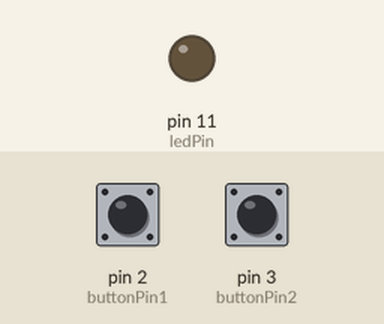
The sketch below on a simulated Arduino Uno, built with avr-gcc and run on an emulated ATmega328P. Shown: output pins drawn as LEDs (lit = HIGH). The test bench sets the inputs (shaded band); at power-on: pin 2 (buttonPin1) HIGH, pin 3 (buttonPin2) HIGH.

Above: at 1.2 s.
1.3 s: pin 2 (buttonPin1) pulled LOW for 1 s
At 1.45 s:
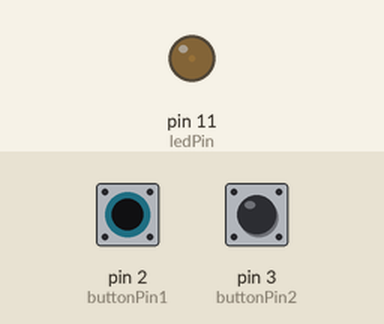
3.8 s: pin 2 (buttonPin1) pulled LOW for 3.2 s
At 7.5 s:
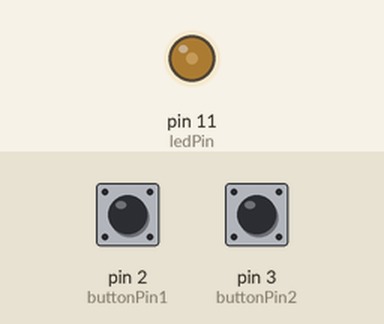
8.5 s: pin 2 (buttonPin1) pulled LOW for 3.2 s
At 12.3 s:
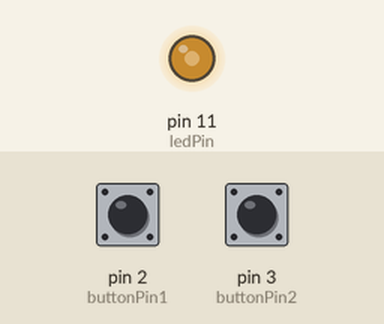
13.2 s: pin 3 (buttonPin2) pulled LOW for 0.15 s
At 13.6 s:
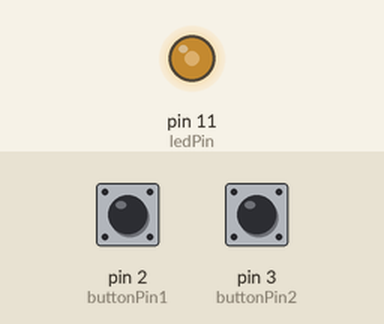
14.8 s: pin 2 (buttonPin1) pulled LOW for 0.15 s
At 16.0 s:
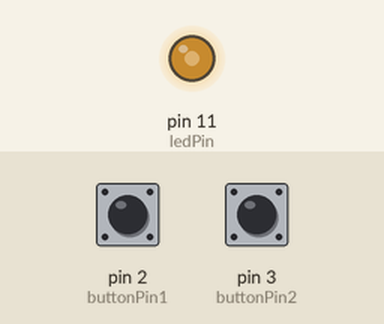
16.4 s: pin 2 (buttonPin1) driven LOW
At 20.15 s:
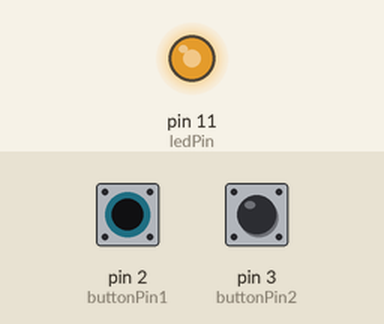
Timing chart, 0 to 20.4 s (numbered marks = the images above; inputs shaded):
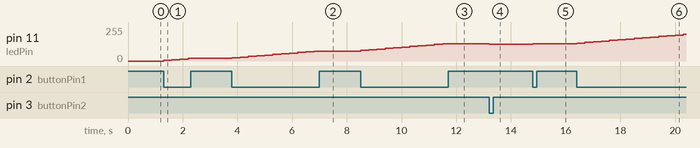

The sketch:

class4_PWM00.ino
```cpp
int n = 0;
int buttonPin1 = 2;
int buttonPin2 = 3;
int ledPin = 11;
void setup() {
  pinMode(buttonPin1, INPUT); //button
  pinMode(buttonPin2, INPUT); //button
  pinMode(ledPin, OUTPUT); //3,5,6,9,10,11 PWM
}

void loop() {
  int buttonState1 = digitalRead(buttonPin1);
  int buttonState2 = digitalRead(buttonPin2);
  if (buttonState1 == LOW)
  {
    n += 5;
    if (n >= 255)
    {
      n = 255;
    }
    analogWrite(ledPin, n);
    delay(300);
  }
  if (buttonState2 == LOW)
  {
    n -= 5;
    if (n <= 0)
    {
      n = 0;
    }
    analogWrite(ledPin, n);
    delay(300);
  }

}
```

Measured:
- after the input at 1.3 s, pin 11 (ledPin): 0/255 → 5/255 at once, → 10/255 0.30 s later, → 15/255 0.30 s later, → 20/255 0.30 s later
- after the input at 3.8 s, pin 11 (ledPin): moves from 20/255 to 75/255 over 3.0 s, starting at once
- after the input at 8.5 s, pin 11 (ledPin): moves from 75/255 to 130/255 over 3.0 s, starting at once
- after the input at 13.2 s, pin 11 (ledPin): 130/255 → 125/255 at once
- after the input at 14.8 s, pin 11 (ledPin): 125/255 → 130/255 at once
- after the input at 16.4 s, pin 11 (ledPin): moves from 130/255 to 200/255 over 3.9 s, starting at once
